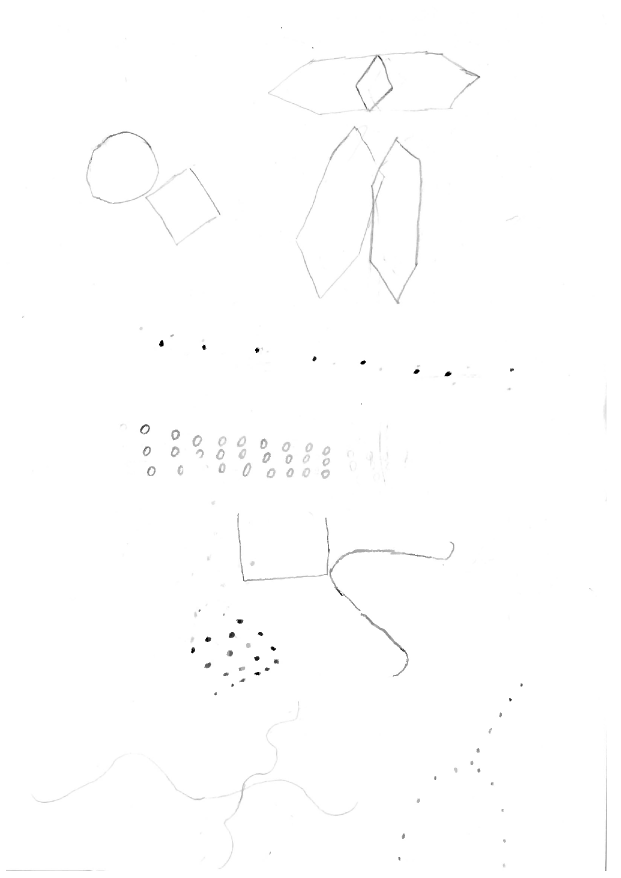
#> input picture Dataset/Raw_images/1.jpg, 1241 x 1755 px, found by its file name (shown at 1/2 size); its folder holds only this picture in this run
$ jupyter execute --allow-errors 'Project (3).ipynb'   (shell and % lines are left out)   (older library calls are emulated)
#> lines starting #> are read from the running program, lines starting #| are printed output that depends on the picture; after the words box and inside, x2 and y2 are one past the last pixel; in counts of white or black regions, pixels touching at a corner belong together
[cell 1]
import cv2
import numpy as np
import os

[cell 2]
import cv2
import numpy as np

def preprocess_bender_image(image_path):
#> called with image_path = 'Dataset\\Raw_images/1.jpg'
    img = cv2.imread(image_path, cv2.IMREAD_GRAYSCALE)
#> img is the input picture: shape (1755, 1241); min 0, max 255, mean 254.1

    blurred = cv2.medianBlur(img, 3)


    binary = cv2.adaptiveThreshold(
        blurred,
        255,
        cv2.ADAPTIVE_THRESH_GAUSSIAN_C,
        cv2.THRESH_BINARY_INV,
        blockSize=15,
        C=12
    )
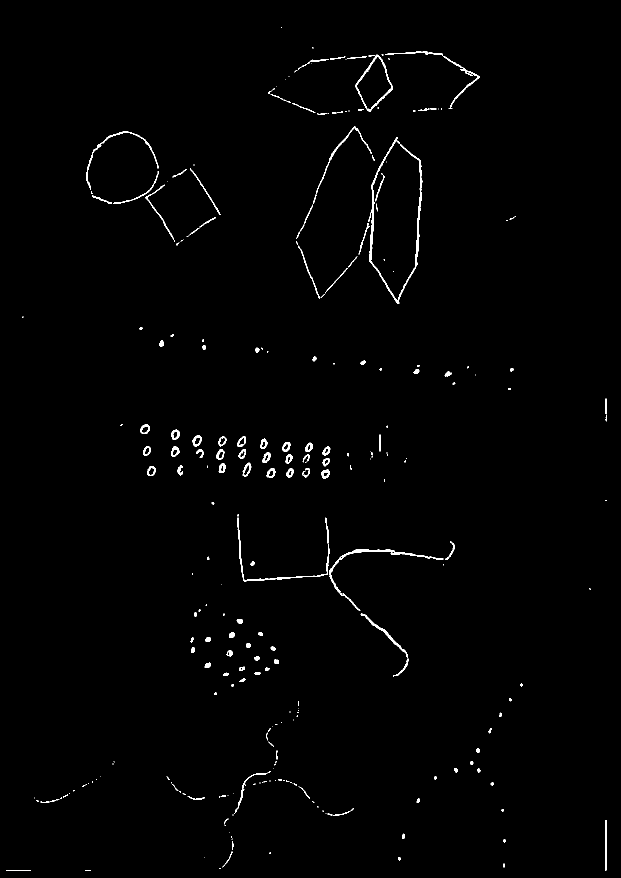
#> binary: shape (1755, 1241) (shown at 1/2 size); 0.92% white; 267 white regions (130 under 20 px), largest, box (x1, y1, x2, y2) and area: (736, 274, 845, 608) 2385, (659, 1099, 887, 1222) 1265, (475, 1035, 660, 1163) 939


    min_component_area = 25

    num_labels, labels, stats, centroids = cv2.connectedComponentsWithStats(binary, connectivity=8)
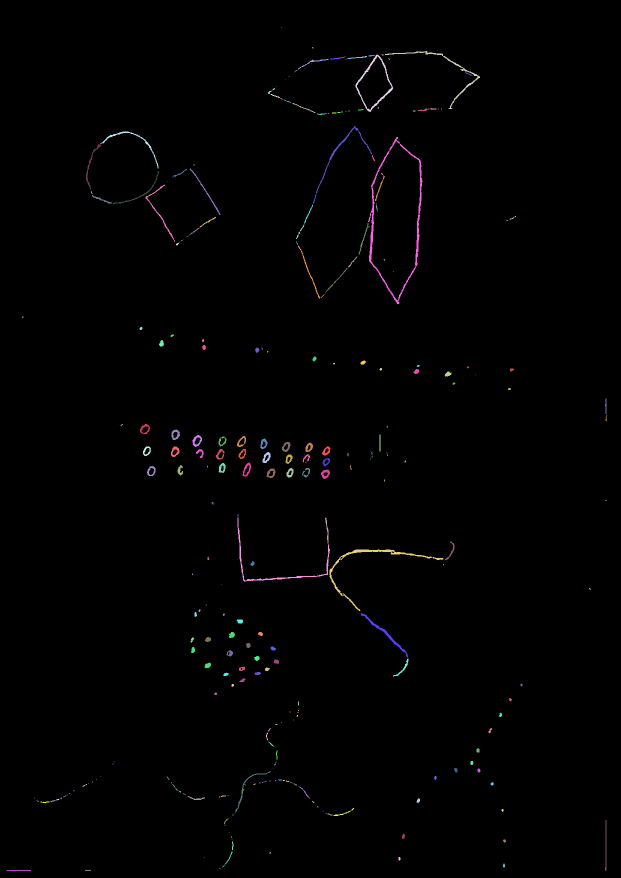
#> labels: shape (1755, 1241) int32 (shown at 1/2 size); 268 distinct labels, from 0 to 267; one colour per label, 0 black
#> num_labels = 268; stats = 268 rows, first 6: [0, 0, 1241, 1755, 2157826], [562, 55, 2, 1, 2], [624, 94, 3, 3, 6], [770, 102, 190, 116, 802], [711, 109, 75, 115, 855], [763, 109, 4, 2, 7]; centroids = 268 pairs, first value 37 to 1211.8, second value 55 to 1740.5
    filtered = np.zeros_like(binary)

    for i in range(1, num_labels):
        area = stats[i, cv2.CC_STAT_AREA]

        if area >= min_component_area:
            filtered[labels == i] = 255
#> this loop made 267 passes
#> area on passes 3, 4, 6: 802, 855, 29
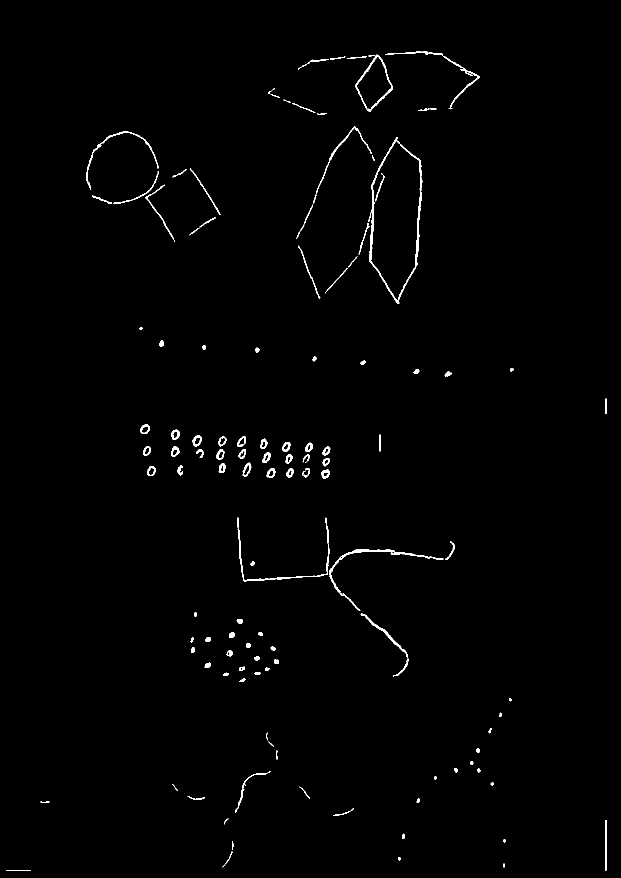
#> filtered: shape (1755, 1241) (shown at 1/2 size); 0.87% white; 124 white regions, largest, box (x1, y1, x2, y2) and area: (736, 274, 845, 608) 2385, (659, 1099, 887, 1222) 1265, (475, 1035, 660, 1163) 939

    return img, filtered
